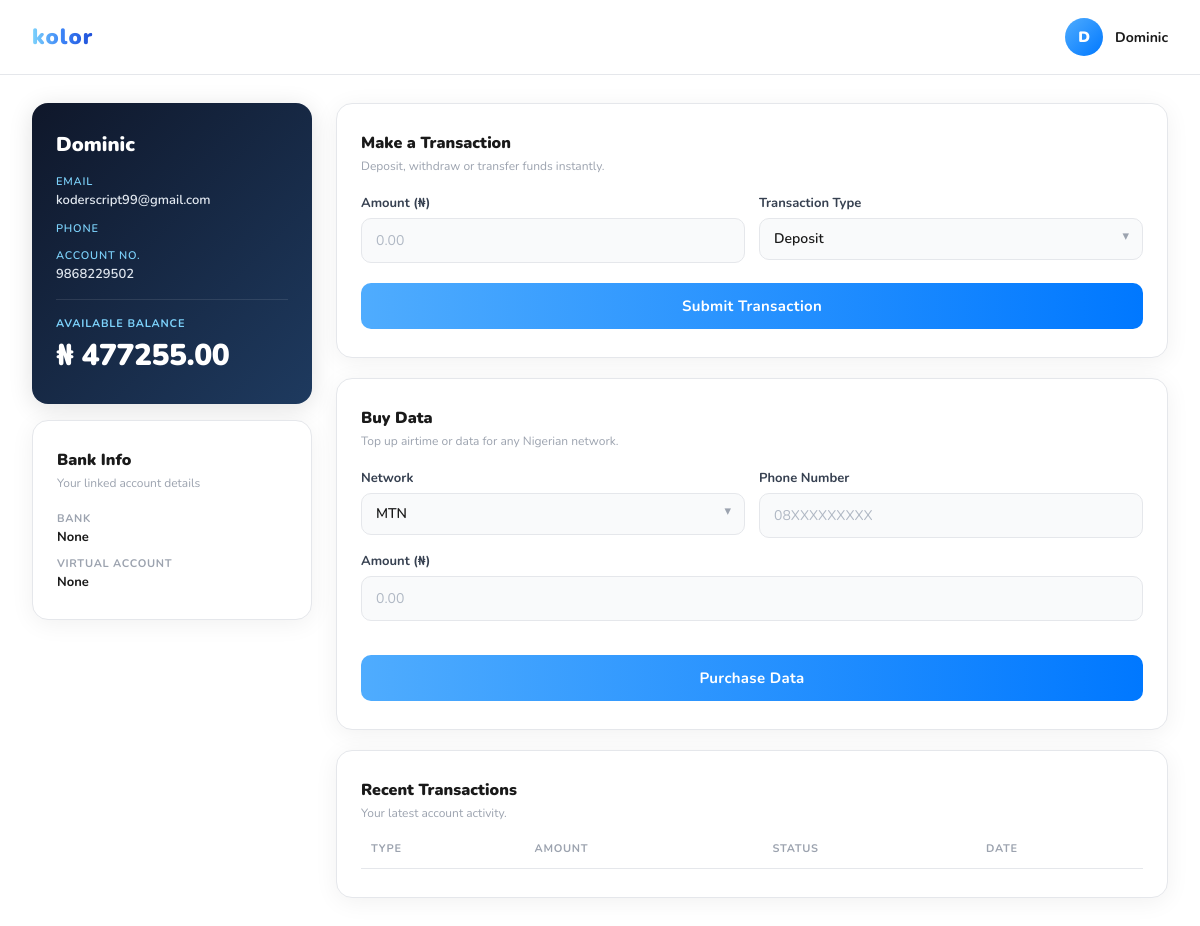
The app's page /payment/ (signed in) with its own data.
### mount/models.py (models this page shows, shortened)
class Account(models.Model):
    user = models.OneToOneField(User, on_delete=models.CASCADE)
    account_number = models.CharField(max_length=10, unique=True, blank=True)
    balance = models.DecimalField(max_digits=15, decimal_places=2, default=0.00)
    bank_name = models.CharField(max_length=100, blank=True, null=True)
    virtual_account_number = models.CharField(max_length=20, blank=True, null=True)

### mount/views.py (the view)
# urls.py: path('payment/', views.payment, name='payment'),
@login_required
def payment(request):
    account = get_or_create_account(request.user)
    return render(request, "payment.html", {"account": account})

### mount/views.py (called while the page is built)
def get_or_create_account(user):
    account, _ = Account.objects.get_or_create(user=user)
    return account

### mount/templates/payment.html (shortened to what this page needs)
<!DOCTYPE html>
<html lang="en">
<head>
</head>
<body>
    <nav class="topbar">
        <div class="brand-name">kolor</div>
        <div class="topbar-right">
            <div class="avatar">{{ user.username|slice:":1"|upper }}</div>
            <span class="user-name">{{ user.username }}</span>
        </div>
    </nav>
    <div class="container">
        <aside class="left">
            <div class="profile-card">
                <div class="profile-username">{{ user.username }}</div>
                <div class="label">Email</div>
                <div class="value">{{ user.email }}</div>
                <div class="label">Phone</div>
                <div class="label">Account No.</div>
                <div class="value">{{ account.account_number }}</div>
                <div class="divider"></div>
                <div class="balance-label">Available Balance</div>
                <div class="balance-amount">₦ {{ account.balance }}</div>
            </div>
            <div class="card">
                <div class="card-title">Bank Info</div>
                <div class="card-sub">Your linked account details</div>
                <div class="info-item">
                    <span class="info-label">Bank</span>
                    <span class="info-value">{{ account.bank_name }}</span>
                </div>
                <div class="info-item">
                    <span class="info-label">Virtual Account</span>
                    <span class="info-value">{{ account.virtual_account_number }}</span>
                </div>
            </div>
        </aside>
        <main class="right">
            <div class="card">
                <div class="card-title">Make a Transaction</div>
                <div class="card-sub">Deposit, withdraw or transfer funds instantly.</div>
                <form method="POST" action="{% url 'transaction' %}">
                    <div class="form-row">
                        <div class="field-group">
                            <label>Amount (₦)</label>
                            <input type="number" name="amount" placeholder="0.00" required>
                        </div>
                        <div class="field-group">
                            <label>Transaction Type</label>
                            <div class="select-wrap">
                                <select name="transaction_type">
                                    <option value="deposit">Deposit</option>
                                </select>
                            </div>
                        </div>
                    </div>
                    <button class="btn-send" type="submit">Submit Transaction</button>
                </form>
            </div>
            <div class="card">
                <div class="card-title">Buy Data</div>
                <div class="card-sub">Top up airtime or data for any Nigerian network.</div>
                <form method="POST" action="{% url 'buy_data' %}">
                    <div class="form-row">
                        <div class="field-group">
                            <label>Network</label>
                            <div class="select-wrap">
                                <select name="network">
                                    <option>MTN</option>
                                </select>
                            </div>
                        </div>
                        <div class="field-group">
                            <label>Phone Number</label>
                            <input type="text" name="phone_number" placeholder="08XXXXXXXXX">
                        </div>
                    </div>
                    <div class="field-group">
                        <label>Amount (₦)</label>
                        <input type="number" name="amount" placeholder="0.00">
                    </div>
                    <button class="btn-send" type="submit">Purchase Data</button>
                </form>
            </div>
            <div class="card">
                <div class="card-title">Recent Transactions</div>
                <div class="card-sub">Your latest account activity.</div>
                <table>
                    <thead>
                        <tr>
                            <th>Type</th>
                            <th>Amount</th>
                            <th>Status</th>
                            <th>Date</th>
                        </tr>
                    </thead>
                </table>
            </div>
        </main>
    </div>
</body>
</html>

### mount/templates/payment.html (style rules this page uses)
* { margin: 0; padding: 0; box-sizing: border-box; }
body { font-family: 'Nunito', sans-serif; background: #ffffff; min-height: 100vh; }
.topbar { display: flex; align-items: center; justify-content: space-between; padding: 18px 32px; border-bottom: 1.5px solid #e5e7eb; }
.brand-name { font-size: 22px; font-weight: 900; background: linear-gradient(90deg, #7dd3fc, #3b82f6, #1d4ed8); -webkit-background-clip: text; -webkit-text-fill-color: transparent; background-clip: text; letter-spacing: 1px; }
.topbar-right { display: flex; align-items: center; gap: 12px; }
.avatar { width: 38px; height: 38px; border-radius: 50%; background: linear-gradient(135deg, #4facfe, #0078ff); display: flex; align-items: center; justify-content: center; color: white; font-weight: 900; font-size: 15px; }
.user-name { font-size: 14px; font-weight: 700; color: #1a1a1a; }
.container { display: flex; gap: 24px; padding: 28px 32px; max-width: 1200px; margin: 0 auto; }
.left { width: 280px; flex-shrink: 0; display: flex; flex-direction: column; gap: 16px; }
.right { flex: 1; display: flex; flex-direction: column; gap: 20px; }
.card { background: #fff; border-radius: 16px; border: 1.5px solid #e5e7eb; box-shadow: 0 4px 24px rgba(0, 0, 0, 0.06); padding: 28px 24px; }
.card-title { font-size: 16px; font-weight: 900; color: #1a1a1a; margin-bottom: 4px; }
.card-sub { font-size: 12px; color: #9ca3af; margin-bottom: 20px; }
.profile-card { background: linear-gradient(135deg, #0f172a 0%, #1e3a5f 100%); border-radius: 16px; border: none; box-shadow: 0 4px 24px rgba(0, 0, 0, 0.12); padding: 28px 24px; color: white; }
.profile-card .label { font-size: 11px; font-weight: 600; color: #7dd3fc; text-transform: uppercase; letter-spacing: 0.8px; margin-bottom: 2px; }
.profile-card .value { font-size: 13px; font-weight: 600; color: #e2e8f0; margin-bottom: 12px; }
.profile-username { font-size: 20px; font-weight: 900; color: #ffffff; margin-bottom: 16px; }
.balance-label { font-size: 11px; font-weight: 700; color: #7dd3fc; text-transform: uppercase; letter-spacing: 0.8px; }
.balance-amount { font-size: 30px; font-weight: 900; color: #ffffff; margin-top: 4px; letter-spacing: -0.5px; }
.divider { height: 1px; background: rgba(255,255,255,0.1); margin: 16px 0; }
.info-item { display: flex; flex-direction: column; margin-bottom: 10px; }
.info-item:last-child { margin-bottom: 0; }
.info-label { font-size: 11px; font-weight: 700; color: #9ca3af; text-transform: uppercase; letter-spacing: 0.7px; }
.info-value { font-size: 13px; font-weight: 700; color: #1a1a1a; margin-top: 2px; }
label { display: block; font-size: 13px; font-weight: 700; color: #374151; margin-bottom: 6px; }
input, select, textarea { width: 100%; padding: 12px 14px; background: #f9fafb; border: 1.5px solid #e5e7eb; border-radius: 10px; color: #1a1a1a; font-size: 14px; font-family: 'Nunito', sans-serif; font-weight: 600; outline: none; transition: border-color 0.25s, background 0.2s; margin-bottom: 14px; appearance: none; -webkit-appearance: none; }
input::placeholder { color: #b0b8c4; font-weight: 400; }
.select-wrap { position: relative; }
.select-wrap::after { content: '▾'; position: absolute; right: 14px; top: 50%; transform: translateY(-65%); color: #9ca3af; pointer-events: none; font-size: 13px; }
.select-wrap select { margin-bottom: 0; padding-right: 36px; cursor: pointer; }
.field-group { margin-bottom: 14px; }
.field-group label { margin-bottom: 6px; }
.btn-send { width: 100%; padding: 13px; border: none; border-radius: 10px; background: linear-gradient(90deg, #4facfe 0%, #0078ff 100%); color: white; font-size: 15px; font-weight: 700; font-family: 'Nunito', sans-serif; cursor: pointer; margin-top: 6px; transition: opacity 0.2s, transform 0.15s; letter-spacing: 0.3px; }
table { width: 100%; border-collapse: collapse; }
thead th { font-size: 11px; font-weight: 700; color: #9ca3af; text-transform: uppercase; letter-spacing: 0.7px; padding: 0 10px 12px 10px; text-align: left; border-bottom: 1.5px solid #e5e7eb; }
.form-row { display: grid; grid-template-columns: 1fr 1fr; gap: 14px; }
.form-row .field-group { margin-bottom: 0; }

### records on screen
Account: account_number "9868229502", balance "477255.00", bank_name "None", virtual_account_number "None"

### other values on screen
{{ user.username|slice:":1"|upper }} "D"
{{ user.username }} "Dominic"
{{ user.email }} "koderscript99@gmail.com"
